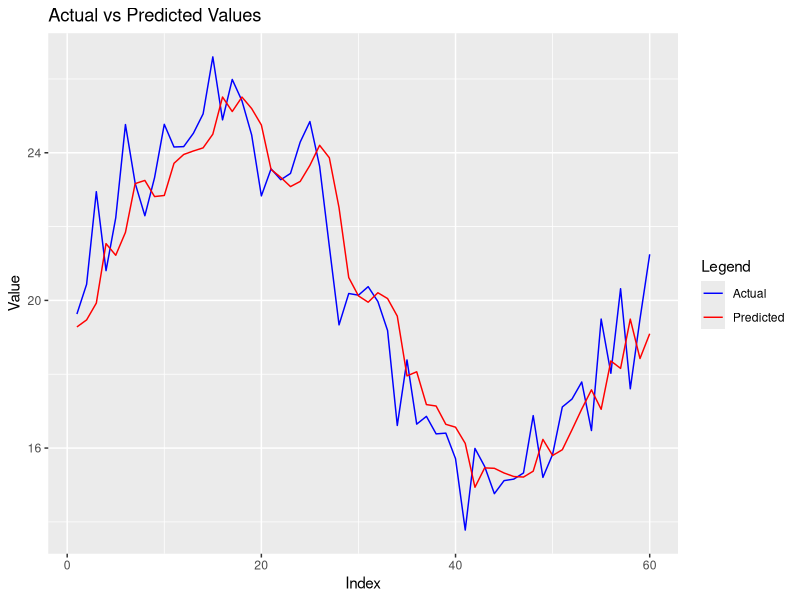
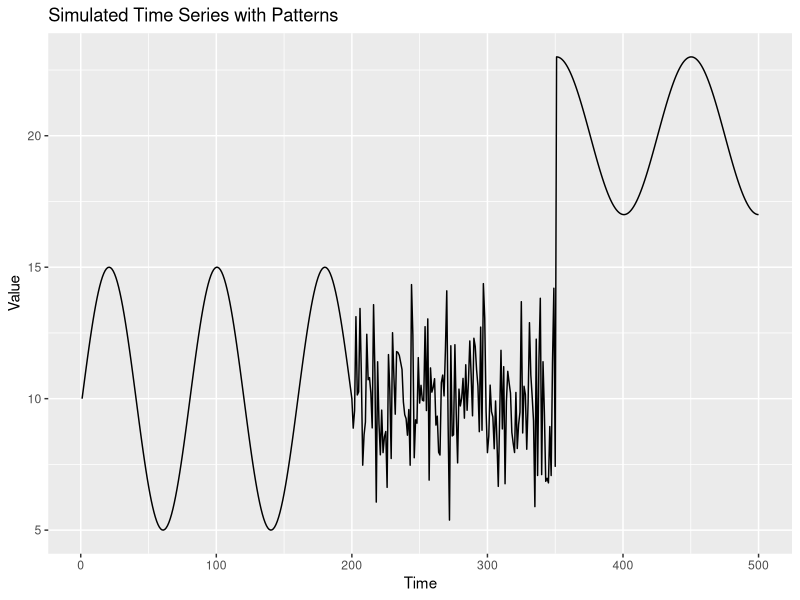
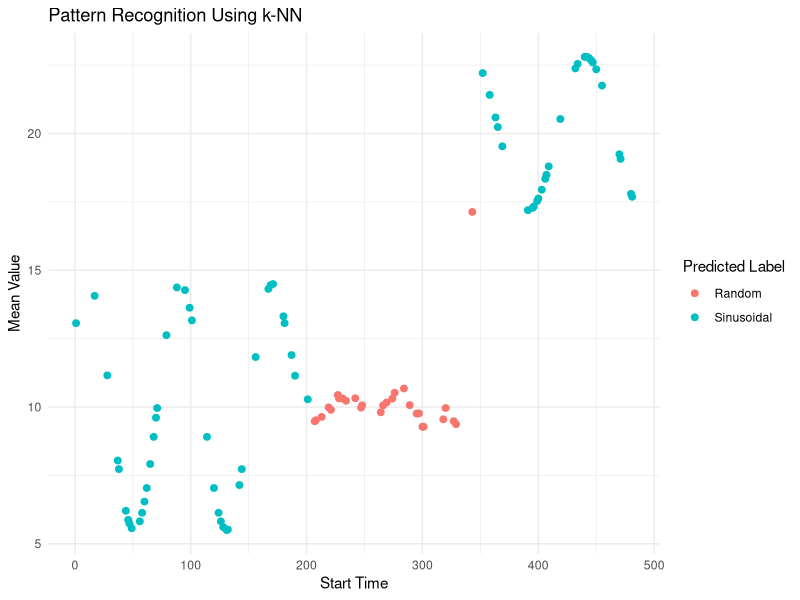
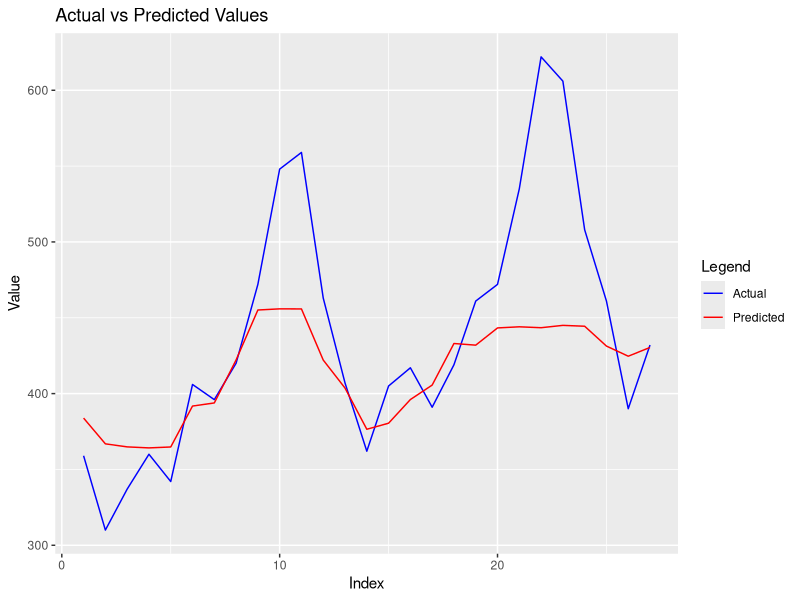
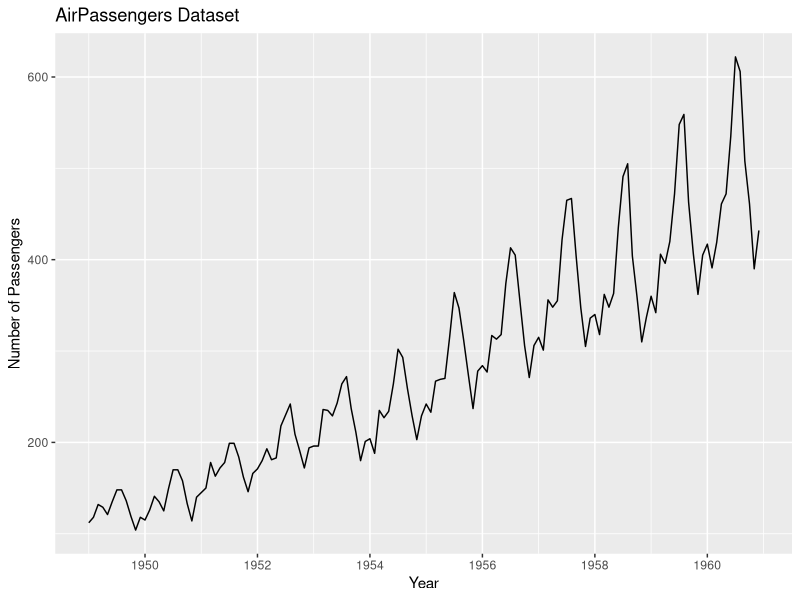
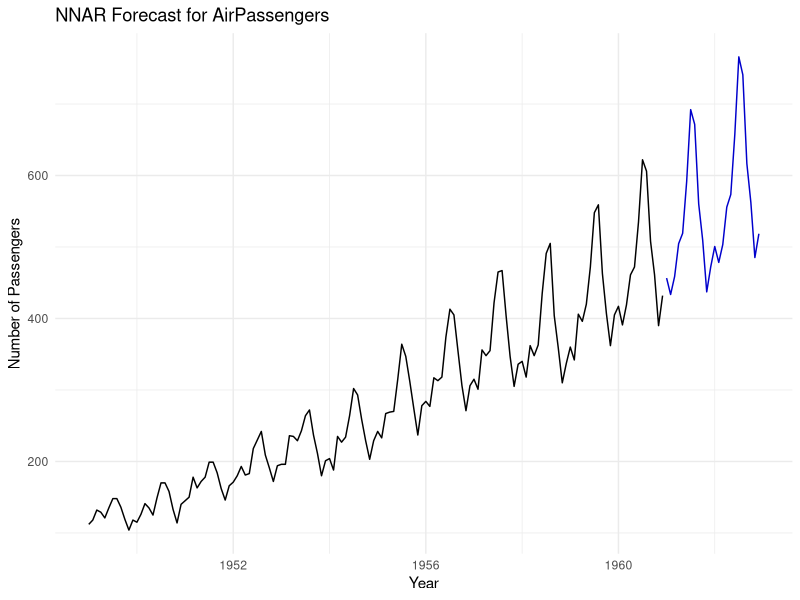
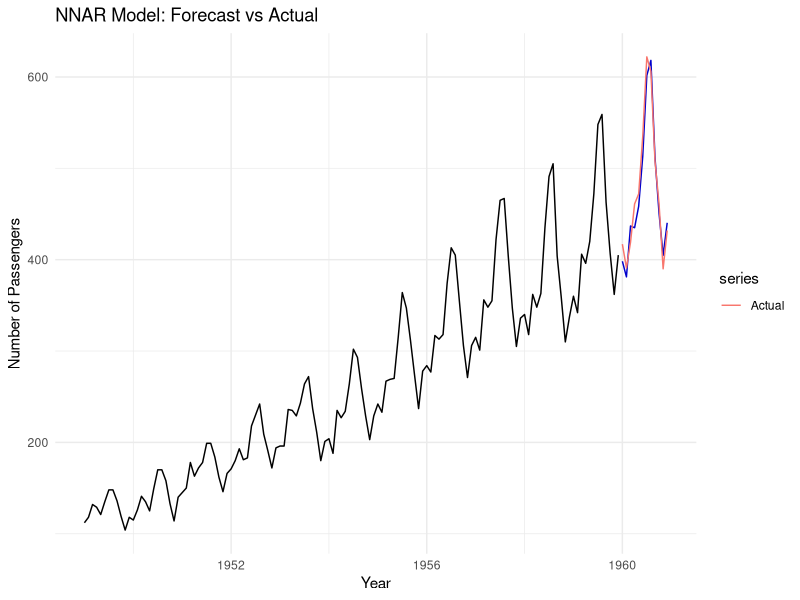

Source code (R) for these figures, in order:
# Load necessary libraries
library(tidyverse)
library(caret)
library(Metrics)

# Simulate a time series dataset
set.seed(123)
n <- 300
time_series <- 20 + 5 * sin(seq(0, 10 * pi, length.out = n)) + rnorm(n, mean = 0, sd = 1)

# Create a data frame
data <- data.frame(time = 1:n, value = time_series)

# Create lagged features
create_lagged_features <- function(data, lags) {
  for (lag in 1:lags) {
    data[[paste0("lag_", lag)]] <- dplyr::lag(data$value, lag)
  }
  return(na.omit(data))  # Remove rows with NA caused by lagging
}

# Add 3 lagged features
lags <- 3
data <- create_lagged_features(data, lags)

# Split the data into train and test sets
train_size <- floor(0.8 * nrow(data))
train_data <- data[1:train_size, ]
test_data <- data[(train_size + 1):nrow(data), ]

# Train a linear regression model
model <- lm(value ~ ., data = train_data)
summary(model)

# Predict on the test set
predictions <- predict(model, newdata = test_data)

# Evaluate model performance
mse <- mse(test_data$value, predictions)
cat("Mean Squared Error:", mse, "\n")

# Plot actual vs predicted
ggplot(test_data, aes(x = 1:nrow(test_data))) +
  geom_line(aes(y = value, color = "Actual")) +
  geom_line(aes(y = predictions, color = "Predicted")) +
  labs(title = "Actual vs Predicted Values", x = "Index", y = "Value") +
  scale_color_manual(name = "Legend", values = c("Actual" = "blue", "Predicted" = "red"))


#k-NN

# Load necessary libraries
library(tidyverse)
library(class)

# Simulate a time series with sinusoidal and random patterns
set.seed(123)
n <- 500
time_series <- c(
  10 + 5 * sin(seq(0, 5 * pi, length.out = 200)),  # Sinusoidal pattern
  rnorm(150, mean = 10, sd = 2),                  # Random pattern
  20 + 3 * cos(seq(0, 3 * pi, length.out = 150))  # Another sinusoidal pattern
)

# Visualize the series
data <- data.frame(time = 1:n, value = time_series)
ggplot(data, aes(x = time, y = value)) +
  geom_line() +
  labs(title = "Simulated Time Series with Patterns", x = "Time", y = "Value")

# Segment the time series into overlapping windows
window_size <- 20
segments <- do.call(rbind, lapply(1:(n - window_size + 1), function(i) {
  segment <- time_series[i:(i + window_size - 1)]
  data.frame(
    start_time = i,
    mean_value = mean(segment),
    variance = var(segment),
    slope = coef(lm(segment ~ seq_along(segment)))[2]  # Linear trend (slope)
  )
}))

# Label data: Assume we know the sinusoidal patterns occur at specific intervals
segments$label <- ifelse(
  segments$start_time <= 200 | segments$start_time >= 351, 
  "Sinusoidal", 
  "Random"
)

# Split into train and test sets
set.seed(123)
train_indices <- sample(1:nrow(segments), size = 0.8 * nrow(segments))
train_data <- segments[train_indices, ]
test_data <- segments[-train_indices, ]

# Apply k-NN for classification
train_x <- train_data[, c("mean_value", "variance", "slope")]
train_y <- train_data$label
test_x <- test_data[, c("mean_value", "variance", "slope")]
test_y <- test_data$label

k <- 3  # Number of neighbors
predictions <- knn(train = train_x, test = test_x, cl = train_y, k = k)

# Evaluate accuracy
accuracy <- mean(predictions == test_y)
cat("Accuracy:", accuracy, "\n")

# Add predictions to the test data for visualization
test_data$predicted_label <- predictions

# Visualize patterns with their predictions
ggplot(test_data, aes(x = start_time)) +
  geom_point(aes(y = mean_value, color = predicted_label), size = 2) +
  labs(title = "Pattern Recognition Using k-NN", x = "Start Time", y = "Mean Value", color = "Predicted Label") +
  theme_minimal()



#Real Dataset


# Load necessary libraries
library(tidyverse)
library(randomForest)
library(Metrics)

# Load the AirPassengers dataset
data("AirPassengers")
ts_data <- as.numeric(AirPassengers)

# Create a data frame
data <- data.frame(time = 1:length(ts_data), value = ts_data)

# Create lagged features
create_lagged_features <- function(data, lags) {
  for (lag in 1:lags) {
    data[[paste0("lag_", lag)]] <- dplyr::lag(data$value, lag)
  }
  return(na.omit(data))  # Remove rows with NA caused by lagging
}

# Add lagged features (e.g., 12 months for seasonality)
lags <- 12
data <- create_lagged_features(data, lags)

# Split into train and test sets
train_size <- floor(0.8 * nrow(data))
train_data <- data[1:train_size, ]
test_data <- data[(train_size + 1):nrow(data), ]

# Train a Random Forest model
model <- randomForest(value ~ ., data = train_data, ntree = 100)

# Predict on the test set
predictions <- predict(model, newdata = test_data)

# Evaluate model performance
mse <- mse(test_data$value, predictions)
cat("Mean Squared Error:", mse, "\n")

# Plot actual vs predicted
ggplot(test_data, aes(x = 1:nrow(test_data))) +
  geom_line(aes(y = value, color = "Actual")) +
  geom_line(aes(y = predictions, color = "Predicted")) +
  labs(title = "Actual vs Predicted Values", x = "Index", y = "Value") +
  scale_color_manual(name = "Legend", values = c("Actual" = "blue", "Predicted" = "red"))

#NNAR on Real Dataset

# Load the libraries
library(forecast)
library(ggplot2)

# Load the AirPassengers dataset
data("AirPassengers")

# Visualize the time series
autoplot(AirPassengers) +
  ggtitle("AirPassengers Dataset") +
  xlab("Year") +
  ylab("Number of Passengers")

# Fit a seasonal NNAR model to the data
nnar_model <- nnetar(AirPassengers)

# Display the model summary
summary(nnar_model)
# Forecast the next 24 months (2 years)
forecasted_values <- forecast(nnar_model, h = 24)

# Plot the forecast
autoplot(forecasted_values) +
  ggtitle("NNAR Forecast for AirPassengers") +
  xlab("Year") +
  ylab("Number of Passengers") +
  theme_minimal()

# Calculate accuracy metrics on the training data
accuracy(nnar_model)

# If you have a test set, split the data and evaluate further
# Example: Use the first 120 months as training and the rest as testing
train_data <- window(AirPassengers, end = c(1959, 12))
test_data <- window(AirPassengers, start = c(1960, 1))

# Fit the NNAR model on the training data
nnar_model_train <- nnetar(train_data)

# Forecast the test period
forecasted_test <- forecast(nnar_model_train, h = length(test_data))

# Compare predicted vs actual
autoplot(forecasted_test) +
  autolayer(test_data, series = "Actual", PI = FALSE) +
  ggtitle("NNAR Model: Forecast vs Actual") +
  xlab("Year") +
  ylab("Number of Passengers") +
  theme_minimal()

# Calculate accuracy on test data
accuracy(forecasted_test, test_data)
